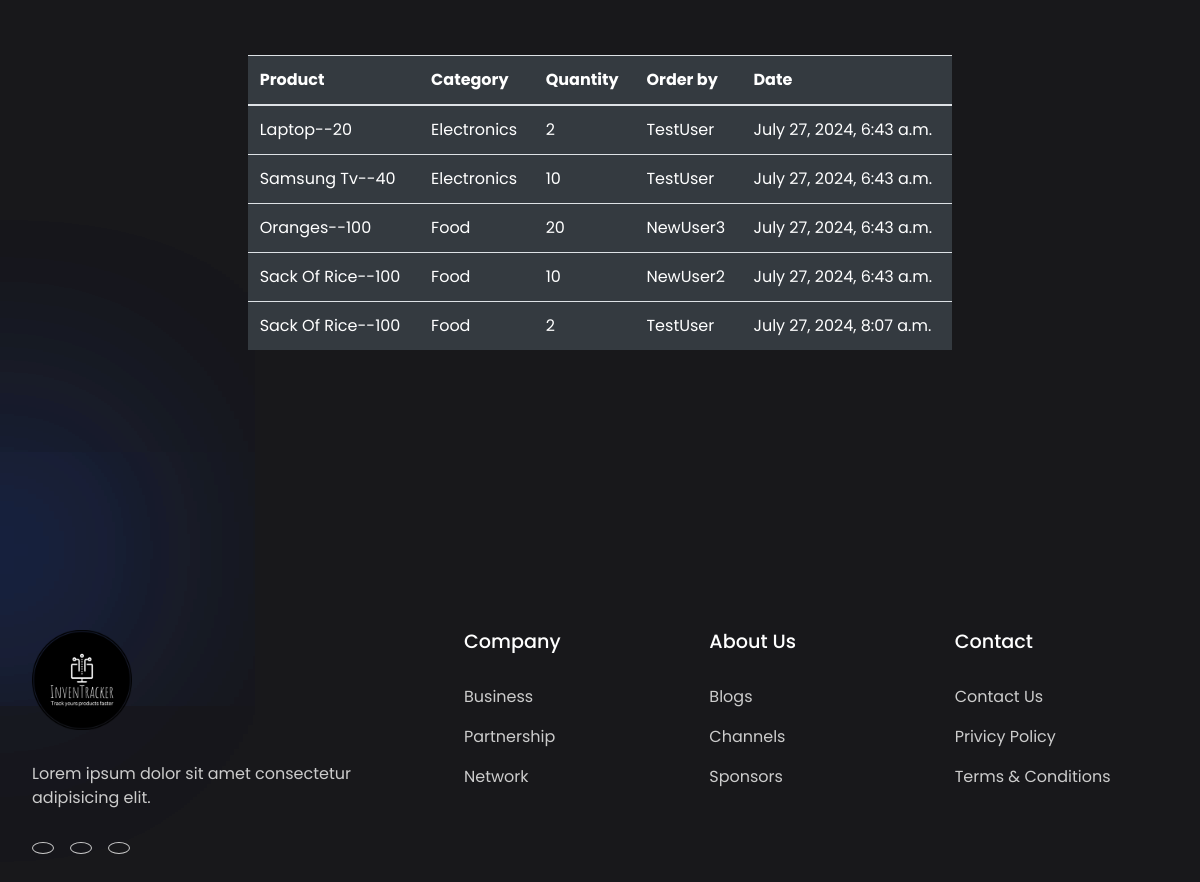
The app's page /order/ (signed in, lower part), older data.
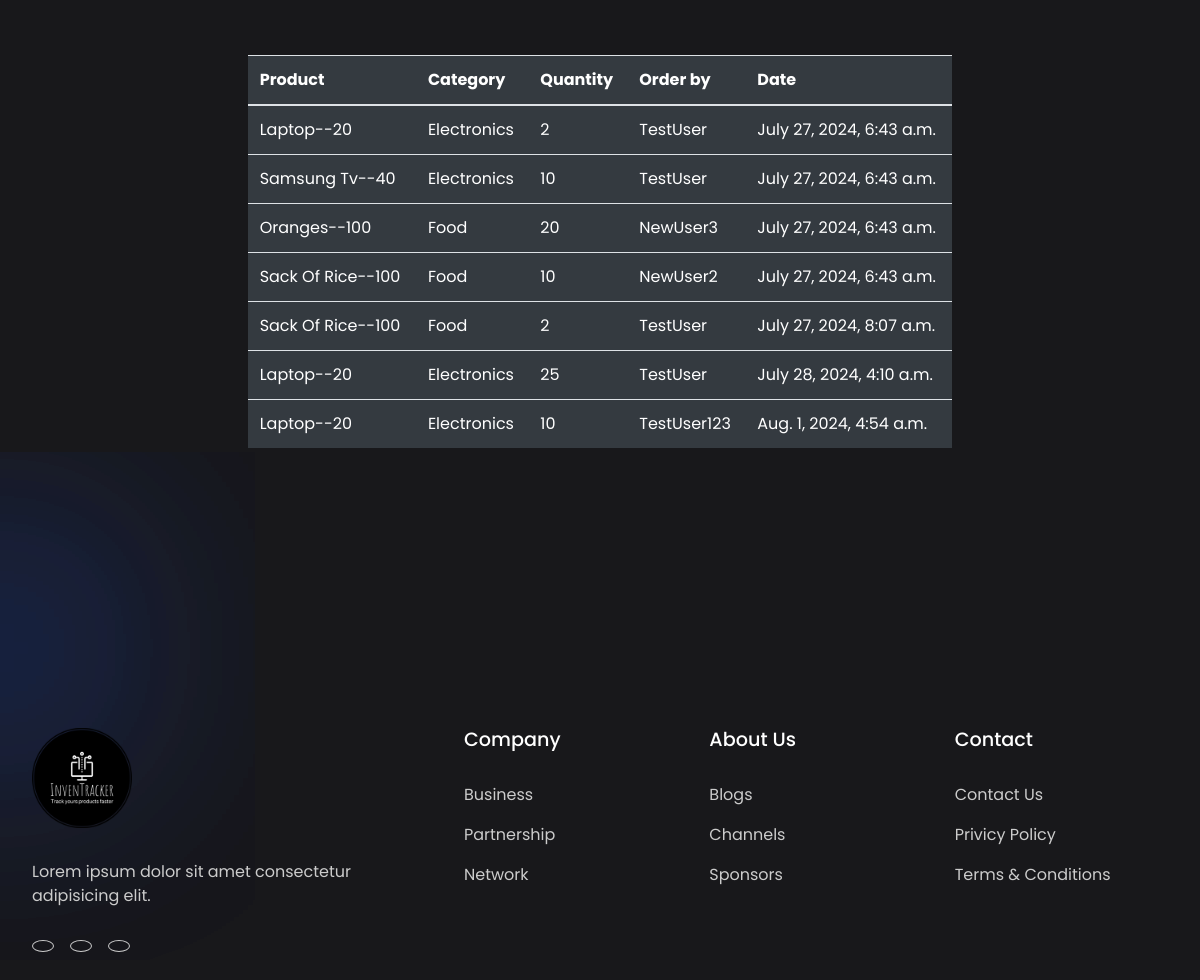
The same page, newer data.
### dashboard/models.py (models this page shows, shortened)
class Order(models.Model):
  product = models.ForeignKey(Product,on_delete=models.CASCADE,null=True)
  staff = models.ForeignKey(User,on_delete=models.CASCADE,null=True)
  order_quantity = models.PositiveIntegerField(null=True)
  date = models.DateTimeField(auto_now_add=True)
  class Meta:
    verbose_name_plural = 'Order'

class Product(models.Model):
  name = models.CharField(max_length=100, null=True)
  category = models.CharField(max_length=20,choices=CATEGORY,null=True)
  quantity = models.PositiveIntegerField(null=True)
  class Meta:
    verbose_name_plural = 'Product'
  def __str__(self):
    return f'{self.name}--{self.quantity}'

### dashboard/views.py (the view)
# urls.py: path('order/',views.order,name='dashboard-order')
@login_required
def order(request):
  workers = User.objects.all()
  workers_count = workers.count()
  orders = Order.objects.all()
  orders_count = orders.count()
  items = Product.objects.all()
  product_count=items.count()
  context={
    'orders':orders,
    'workers_count':workers_count,
    'orders_count':orders_count,
    'product_count':product_count,
  }
  return render(request,'dashboard/order.html',context)

### templates/dashboard/order.html (shortened to what this page needs)
<!DOCTYPE html>
<html lang="en">
<head>
    <link rel="stylesheet" href="https://cdnjs.cloudflare.com/ajax/libs/remixicon/3.5.0/remixicon.min.css">
    <link rel="stylesheet" href="style.css">
    <link rel="stylesheet" href="https://cdn.jsdelivr.net/npm/bootstrap@4.6.0/dist/css/bootstrap.min.css"
>
<link rel="stylesheet" href="https://use.fontawesome.com/releases/v5.15.2/css/all.css"
>
</head>
<body>
    <section class="container">
        <div class="container">
            <div class="row my-4">
                <div class="col-md-2">
                </div>
                <div class="col-md-8">
                    <table class="table bg-dark">
                        <thead class="bg-dark">
                            <tr class="text-white">
                                <th scope="col">Product</th>
                                <th scope="col">Category</th>
                                <th scope="col">Quantity</th>
                                <th scope="col">Order by</th>
                                <th scope="col">Date</th>
                            </tr>
                        </thead>
                        <tbody>
                            {% for orders in orders %}
                            <tr class="text-white">
                                <td>{{ orders.product }}</td>
                                <td>{{ orders.product.category }}</td>
                                <td>{{ orders.order_quantity }}</td>
                                <td>
                                    {{orders.staff.username}}
                                </td>
                                <td>
                                    {{orders.date}}
                                </td>
                            </tr>
                            {% endfor %}
                        </tbody>
                    </table>
                </div>
            </div>
        </div>
    </section>
    <footer class="container">
        <div class="column">
            <div class="logo">
                <img src="images/logo.png">
            </div>
            <p>
                Lorem ipsum dolor sit amet consectetur adipisicing elit.
            </p>
            <div class="socials">
                <a href="#"></a>
                <a href="#"></a>
                <a href="#"></a>
            </div>
        </div>
        <div class="column">
            <h4>Company</h4>
            <a href="#">Business</a>
            <a href="#">Partnership</a>
            <a href="#">Network</a>
        </div>
        <div class="column">
            <h4>About Us</h4>
            <a href="#">Blogs</a>
            <a href="#">Channels</a>
            <a href="#">Sponsors</a>
        </div>
        <div class="column">
            <h4>Contact</h4>
            <a href="#">Contact Us</a>
            <a href="#">Privicy Policy</a>
            <a href="#">Terms & Conditions</a>
        </div>
    </footer>
</body>
</html>

### templates/dashboard/order.html (style rules this page uses)
* { padding: 0; margin: 0; outline: none; border: none; box-sizing: border-box; }
img { width: 100%; display: flex; }
a { text-decoration: none; }
body { font-family: 'Poppins', sans-serif; background-color: #18181B; }
.container { max-width: 1200px; margin: auto; padding: 5rem 2rem; }
footer { position: relative; display: grid; grid-template-columns: 400px repeat(3, 1fr); gap: 2rem; }
footer .column .logo { max-width: 100px; margin-bottom: 2rem; }
footer .column p { color: #ccc; margin-bottom: 2rem; }
footer .column .socials { display: flex; align-items: center; gap: 1rem; }
footer .column .socials a { color: #ccc; border: 1px solid #ccc; padding: 5px 10px; font-size: 1.25rem; border-radius: 100%; transition: all 0.3s ease; }
footer .column h4 { color: #fff; margin-bottom: 2rem; font-size: 1.2rem; font-weight: 500; }
footer .column > a { display: block; color: #ccc; margin-bottom: 1rem; transition: all 0.3s ease; }

Row changes from the older to the newer data that the page shows:
added Order: product "Laptop--20", product.category "Electronics", order_quantity "25", staff.username "TestUser", date "July 28, 2024, 4:10 a.m."
added Order: product "Laptop--20", product.category "Electronics", order_quantity "10", staff.username "TestUser123", date "Aug. 1, 2024, 4:54 a.m."
